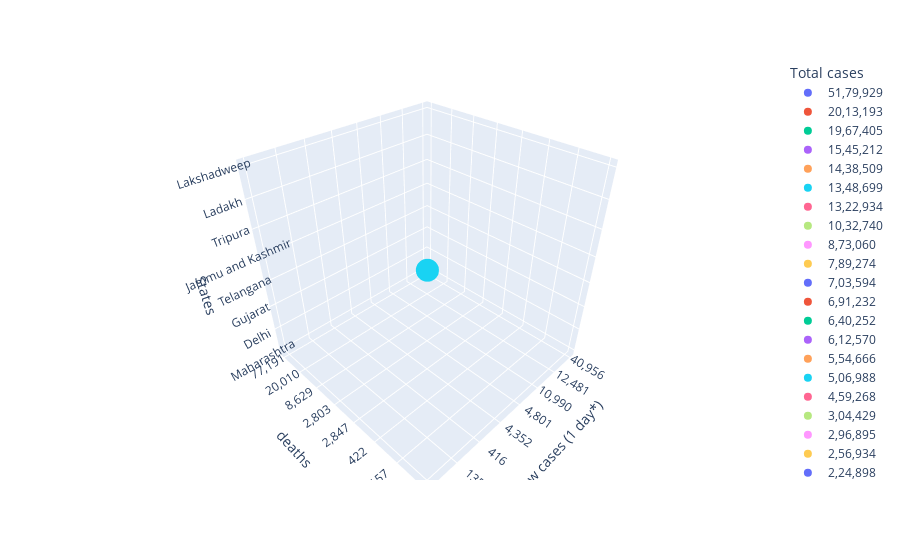

Notebook code cell kept with this figure:
### Code cell
px.scatter_3d(df , y = "deaths", x = "New cases (1 day*)", z="States", color="Total cases" )

### Figure 1 — Plotly figure (JSON) as saved in the notebook; plotly's stock layout.template omitted (floating-point values rounded to 4 significant figures)
{"data": [{"hovertemplate": "Total cases=51,79,929<br>New cases (1 day*)=%{x}<br>deaths=%{y}<br>States=%{z}<extra></extra>", "legendgroup": "51,79,929", "marker": {"color": "#636efa", "symbol": "circle"}, "mode": "markers", "name": "51,79,929", "scene": "scene", "showlegend": true, "type": "scatter3d", "x": ["40,956"], "y": ["77,191"], "z": ["Maharashtra"]}, {"hovertemplate": "Total cases=20,13,193<br>New cases (1 day*)=%{x}<br>deaths=%{y}<br>States=%{z}<extra></extra>", "legendgroup": "20,13,193", "marker": {"color": "#EF553B", "symbol": "circle"}, "mode": "markers", "name": "20,13,193", "scene": "scene", "showlegend": true, "type": "scatter3d", "x": ["39,510"], "y": ["19,852"], "z": ["Karnataka"]}, {"hovertemplate": "Total cases=19,67,405<br>New cases (1 day*)=%{x}<br>deaths=%{y}<br>States=%{z}<extra></extra>", "legendgroup": "19,67,405", "marker": {"color": "#00cc96", "symbol": "circle"}, "mode": "markers", "name": "19,67,405", "scene": "scene", "showlegend": true, "type": "scatter3d", "x": ["37,290"], "y": ["5,958"], "z": ["Kerala"]}, {"hovertemplate": "Total cases=15,45,212<br>New cases (1 day*)=%{x}<br>deaths=%{y}<br>States=%{z}<extra></extra>", "legendgroup": "15,45,212", "marker": {"color": "#ab63fa", "symbol": "circle"}, "mode": "markers", "name": "15,45,212", "scene": "scene", "showlegend": true, "type": "scatter3d", "x": ["20,445"], "y": ["16,043"], "z": ["Uttar Pradesh"]}, {"hovertemplate": "Total cases=14,38,509<br>New cases (1 day*)=%{x}<br>deaths=%{y}<br>States=%{z}<extra></extra>", "legendgroup": "14,38,509", "marker": {"color": "#FFA15A", "symbol": "circle"}, "mode": "markers", "name": "14,38,509", "scene": "scene", "showlegend": true, "type": "scatter3d", "x": ["29,272"], "y": ["16,178"], "z": ["Tamil Nadu"]}, {"hovertemplate": "Total cases=13,48,699<br>New cases (1 day*)=%{x}<br>deaths=%{y}<br>States=%{z}<extra></extra>", "legendgroup": "13,48,699", "marker": {"color": "#19d3f3", "symbol": "circle"}, "mode": "markers", "name": "13,48,699", "scene": "scene", "showlegend": true, "type": "scatter3d", "x": ["12,481"], "y": ["20,010"], "z": ["Delhi"]}, {"hovertemplate": "Total cases=13,22,934<br>New cases (1 day*)=%{x}<br>deaths=%{y}<br>States=%{z}<extra></extra>", "legendgroup": "13,22,934", "marker": {"color": "#FF6692", "symbol": "circle"}, "mode": "markers", "name": "13,22,934", "scene": "scene", "showlegend": true, "type": "scatter3d", "x": ["20,345"], "y": ["8,899"], "z": ["Andhra Pradesh"]}, {"hovertemplate": "Total cases=10,32,740<br>New cases (1 day*)=%{x}<br>deaths=%{y}<br>States=%{z}<extra></extra>", "legendgroup": "10,32,740", "marker": {"color": "#B6E880", "symbol": "circle"}, "mode": "markers", "name": "10,32,740", "scene": "scene", "showlegend": true, "type": "scatter3d", "x": ["20,136"], "y": ["12,593"], "z": ["West Bengal"]}, {"hovertemplate": "Total cases=8,73,060<br>New cases (1 day*)=%{x}<br>deaths=%{y}<br>States=%{z}<extra></extra>", "legendgroup": "8,73,060", "marker": {"color": "#FF97FF", "symbol": "circle"}, "mode": "markers", "name": "8,73,060", "scene": "scene", "showlegend": true, "type": "scatter3d", "x": ["9,717"], "y": ["10,941"], "z": ["Chhattisgarh"]}, {"hovertemplate": "Total cases=7,89,274<br>New cases (1 day*)=%{x}<br>deaths=%{y}<br>States=%{z}<extra></extra>", "legendgroup": "7,89,274", "marker": {"color": "#FECB52", "symbol": "circle"}, "mode": "markers", "name": "7,89,274", "scene": "scene", "showlegend": true, "type": "scatter3d", "x": ["16,080"], "y": ["5,994"], "z": ["Rajasthan"]}, {"hovertemplate": "Total cases=7,03,594<br>New cases (1 day*)=%{x}<br>deaths=%{y}<br>States=%{z}<extra></extra>", "legendgroup": "7,03,594", "marker": {"color": "#636efa", "symbol": "circle"}, "mode": "markers", "name": "7,03,594", "scene": "scene", "showlegend": true, "type": "scatter3d", "x": ["10,990"], "y": ["8,629"], "z": ["Gujarat"]}, {"hovertemplate": "Total cases=6,91,232<br>New cases (1 day*)=%{x}<br>deaths=%{y}<br>States=%{z}<extra></extra>", "legendgroup": "6,91,232", "marker": {"color": "#EF553B", "symbol": "circle"}, "mode": "markers", "name": "6,91,232", "scene": "scene", "showlegend": true, "type": "scatter3d", "x": ["9,754"], "y": ["6,595"], "z": ["Madhya Pradesh"]}, {"hovertemplate": "Total cases=6,40,252<br>New cases (1 day*)=%{x}<br>deaths=%{y}<br>States=%{z}<extra></extra>", "legendgroup": "6,40,252", "marker": {"color": "#00cc96", "symbol": "circle"}, "mode": "markers", "name": "6,40,252", "scene": "scene", "showlegend": true, "type": "scatter3d", "x": ["11,637"], "y": ["5,910"], "z": ["Haryana"]}, {"hovertemplate": "Total cases=6,12,570<br>New cases (1 day*)=%{x}<br>deaths=%{y}<br>States=%{z}<extra></extra>", "legendgroup": "6,12,570", "marker": {"color": "#ab63fa", "symbol": "circle"}, "mode": "markers", "name": "6,12,570", "scene": "scene", "showlegend": true, "type": "scatter3d", "x": ["10,920"], "y": ["3,429"], "z": ["Bihar"]}, {"hovertemplate": "Total cases=5,54,666<br>New cases (1 day*)=%{x}<br>deaths=%{y}<br>States=%{z}<extra></extra>", "legendgroup": "5,54,666", "marker": {"color": "#FFA15A", "symbol": "circle"}, "mode": "markers", "name": "5,54,666", "scene": "scene", "showlegend": true, "type": "scatter3d", "x": ["9,793"], "y": ["2,215"], "z": ["Odisha"]}, {"hovertemplate": "Total cases=5,06,988<br>New cases (1 day*)=%{x}<br>deaths=%{y}<br>States=%{z}<extra></extra>", "legendgroup": "5,06,988", "marker": {"color": "#19d3f3", "symbol": "circle"}, "mode": "markers", "name": "5,06,988", "scene": "scene", "showlegend": true, "type": "scatter3d", "x": ["4,801"], "y": ["2,803"], "z": ["Telangana"]}, {"hovertemplate": "Total cases=4,59,268<br>New cases (1 day*)=%{x}<br>deaths=%{y}<br>States=%{z}<extra></extra>", "legendgroup": "4,59,268", "marker": {"color": "#FF6692", "symbol": "circle"}, "mode": "markers", "name": "4,59,268", "scene": "scene", "showlegend": true, "type": "scatter3d", "x": ["8,594"], "y": ["10,918"], "z": ["Punjab"]}, {"hovertemplate": "Total cases=3,04,429<br>New cases (1 day*)=%{x}<br>deaths=%{y}<br>States=%{z}<extra></extra>", "legendgroup": "3,04,429", "marker": {"color": "#B6E880", "symbol": "circle"}, "mode": "markers", "name": "3,04,429", "scene": "scene", "showlegend": true, "type": "scatter3d", "x": ["6,258"], "y": ["1,838"], "z": ["Assam"]}, {"hovertemplate": "Total cases=2,96,895<br>New cases (1 day*)=%{x}<br>deaths=%{y}<br>States=%{z}<extra></extra>", "legendgroup": "2,96,895", "marker": {"color": "#FF97FF", "symbol": "circle"}, "mode": "markers", "name": "2,96,895", "scene": "scene", "showlegend": true, "type": "scatter3d", "x": ["4,365"], "y": ["4,085"], "z": ["Jharkhand"]}, {"hovertemplate": "Total cases=2,56,934<br>New cases (1 day*)=%{x}<br>deaths=%{y}<br>States=%{z}<extra></extra>", "legendgroup": "2,56,934", "marker": {"color": "#FECB52", "symbol": "circle"}, "mode": "markers", "name": "2,56,934", "scene": "scene", "showlegend": true, "type": "scatter3d", "x": ["7,120"], "y": ["4,014"], "z": ["Uttarakhand"]}, {"hovertemplate": "Total cases=2,24,898<br>New cases (1 day*)=%{x}<br>deaths=%{y}<br>States=%{z}<extra></extra>", "legendgroup": "2,24,898", "marker": {"color": "#636efa", "symbol": "circle"}, "mode": "markers", "name": "2,24,898", "scene": "scene", "showlegend": true, "type": "scatter3d", "x": ["4,352"], "y": ["2,847"], "z": ["Jammu and Kashmir"]}, {"hovertemplate": "Total cases=1,40,759<br>New cases (1 day*)=%{x}<br>deaths=%{y}<br>States=%{z}<extra></extra>", "legendgroup": "1,40,759", "marker": {"color": "#EF553B", "symbol": "circle"}, "mode": "markers", "name": "1,40,759", "scene": "scene", "showlegend": true, "type": "scatter3d", "x": ["4,977"], "y": ["2,002"], "z": ["Himachal Pradesh"]}, {"hovertemplate": "Total cases=1,24,774<br>New cases (1 day*)=%{x}<br>deaths=%{y}<br>States=%{z}<extra></extra>", "legendgroup": "1,24,774", "marker": {"color": "#00cc96", "symbol": "circle"}, "mode": "markers", "name": "1,24,774", "scene": "scene", "showlegend": true, "type": "scatter3d", "x": ["3,124"], "y": ["1,804"], "z": ["Goa"]}, {"hovertemplate": "Total cases=75,024<br>New cases (1 day*)=%{x}<br>deaths=%{y}<br>States=%{z}<extra></extra>", "legendgroup": "75,024", "marker": {"color": "#ab63fa", "symbol": "circle"}, "mode": "markers", "name": "75,024", "scene": "scene", "showlegend": true, "type": "scatter3d", "x": ["2,049"], "y": ["1,018"], "z": ["Puducherry"]}, {"hovertemplate": "Total cases=51,857<br>New cases (1 day*)=%{x}<br>deaths=%{y}<br>States=%{z}<extra></extra>", "legendgroup": "51,857", "marker": {"color": "#FFA15A", "symbol": "circle"}, "mode": "markers", "name": "51,857", "scene": "scene", "showlegend": true, "type": "scatter3d", "x": ["787"], "y": ["585"], "z": ["Chandigarh"]}, {"hovertemplate": "Total cases=38,574<br>New cases (1 day*)=%{x}<br>deaths=%{y}<br>States=%{z}<extra></extra>", "legendgroup": "38,574", "marker": {"color": "#19d3f3", "symbol": "circle"}, "mode": "markers", "name": "38,574", "scene": "scene", "showlegend": true, "type": "scatter3d", "x": ["416"], "y": ["422"], "z": ["Tripura"]}, {"hovertemplate": "Total cases=36,370<br>New cases (1 day*)=%{x}<br>deaths=%{y}<br>States=%{z}<extra></extra>", "legendgroup": "36,370", "marker": {"color": "#FF6692", "symbol": "circle"}, "mode": "markers", "name": "36,370", "scene": "scene", "showlegend": true, "type": "scatter3d", "x": ["592"], "y": ["509"], "z": ["Manipur"]}, {"hovertemplate": "Total cases=20,579<br>New cases (1 day*)=%{x}<br>deaths=%{y}<br>States=%{z}<extra></extra>", "legendgroup": "20,579", "marker": {"color": "#B6E880", "symbol": "circle"}, "mode": "markers", "name": "20,579", "scene": "scene", "showlegend": true, "type": "scatter3d", "x": ["450"], "y": ["242"], "z": ["Meghalaya"]}, {"hovertemplate": "Total cases=20,575<br>New cases (1 day*)=%{x}<br>deaths=%{y}<br>States=%{z}<extra></extra>", "legendgroup": "20,575", "marker": {"color": "#FF97FF", "symbol": "circle"}, "mode": "markers", "name": "20,575", "scene": "scene", "showlegend": true, "type": "scatter3d", "x": ["205"], "y": ["68"], "z": ["Arunachal Pradesh"]}, {"hovertemplate": "Total cases=16,552<br>New cases (1 day*)=%{x}<br>deaths=%{y}<br>States=%{z}<extra></extra>", "legendgroup": "16,552", "marker": {"color": "#FECB52", "symbol": "circle"}, "mode": "markers", "name": "16,552", "scene": "scene", "showlegend": true, "type": "scatter3d", "x": ["269"], "y": ["156"], "z": ["Nagaland"]}, {"hovertemplate": "Total cases=15,564<br>New cases (1 day*)=%{x}<br>deaths=%{y}<br>States=%{z}<extra></extra>", "legendgroup": "15,564", "marker": {"color": "#636efa", "symbol": "circle"}, "mode": "markers", "name": "15,564", "scene": "scene", "showlegend": true, "type": "scatter3d", "x": ["135"], "y": ["157"], "z": ["Ladakh"]}, {"hovertemplate": "Total cases=10,165<br>New cases (1 day*)=%{x}<br>deaths=%{y}<br>States=%{z}<extra></extra>", "legendgroup": "10,165", "marker": {"color": "#EF553B", "symbol": "circle"}, "mode": "markers", "name": "10,165", "scene": "scene", "showlegend": true, "type": "scatter3d", "x": ["241"], "y": ["177"], "z": ["Sikkim"]}, {"hovertemplate": "Total cases=9,021<br>New cases (1 day*)=%{x}<br>deaths=%{y}<br>States=%{z}<extra></extra>", "legendgroup": "9,021", "marker": {"color": "#00cc96", "symbol": "circle"}, "mode": "markers", "name": "9,021", "scene": "scene", "showlegend": true, "type": "scatter3d", "x": ["93"], "y": ["4"], "z": ["Dadra and Nagar Haveli and Daman and Diu"]}, {"hovertemplate": "Total cases=8,035<br>New cases (1 day*)=%{x}<br>deaths=%{y}<br>States=%{z}<extra></extra>", "legendgroup": "8,035", "marker": {"color": "#ab63fa", "symbol": "circle"}, "mode": "markers", "name": "8,035", "scene": "scene", "showlegend": true, "type": "scatter3d", "x": ["239"], "y": ["23"], "z": ["Mizoram"]}, {"hovertemplate": "Total cases=6,426<br>New cases (1 day*)=%{x}<br>deaths=%{y}<br>States=%{z}<extra></extra>", "legendgroup": "6,426", "marker": {"color": "#FFA15A", "symbol": "circle"}, "mode": "markers", "name": "6,426", "scene": "scene", "showlegend": true, "type": "scatter3d", "x": ["28"], "y": ["78"], "z": ["Andaman and Nicobar Islands"]}, {"hovertemplate": "Total cases=3,982<br>New cases (1 day*)=%{x}<br>deaths=%{y}<br>States=%{z}<extra></extra>", "legendgroup": "3,982", "marker": {"color": "#19d3f3", "symbol": "circle"}, "mode": "markers", "name": "3,982", "scene": "scene", "showlegend": true, "type": "scatter3d", "x": ["101"], "y": ["10"], "z": ["Lakshadweep"]}], "layout": {"legend": {"title": {"text": "Total cases"}, "tracegroupgap": 0}, "margin": {"t": 60}, "scene": {"domain": {"x": [0, 1], "y": [0, 1]}, "xaxis": {"title": {"text": "New cases (1 day*)"}}, "yaxis": {"title": {"text": "deaths"}}, "zaxis": {"title": {"text": "States"}}}}}
